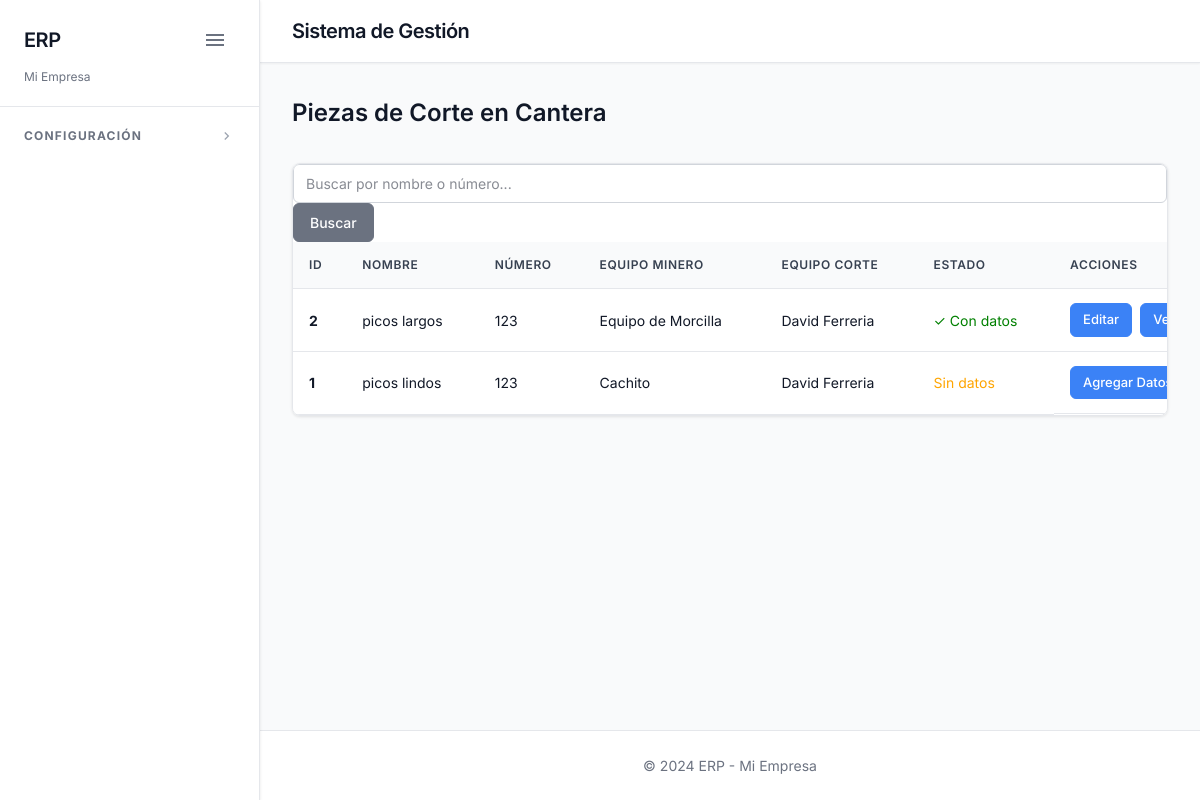
The page /piezas-corte-industria/ on the database as committed earlier.
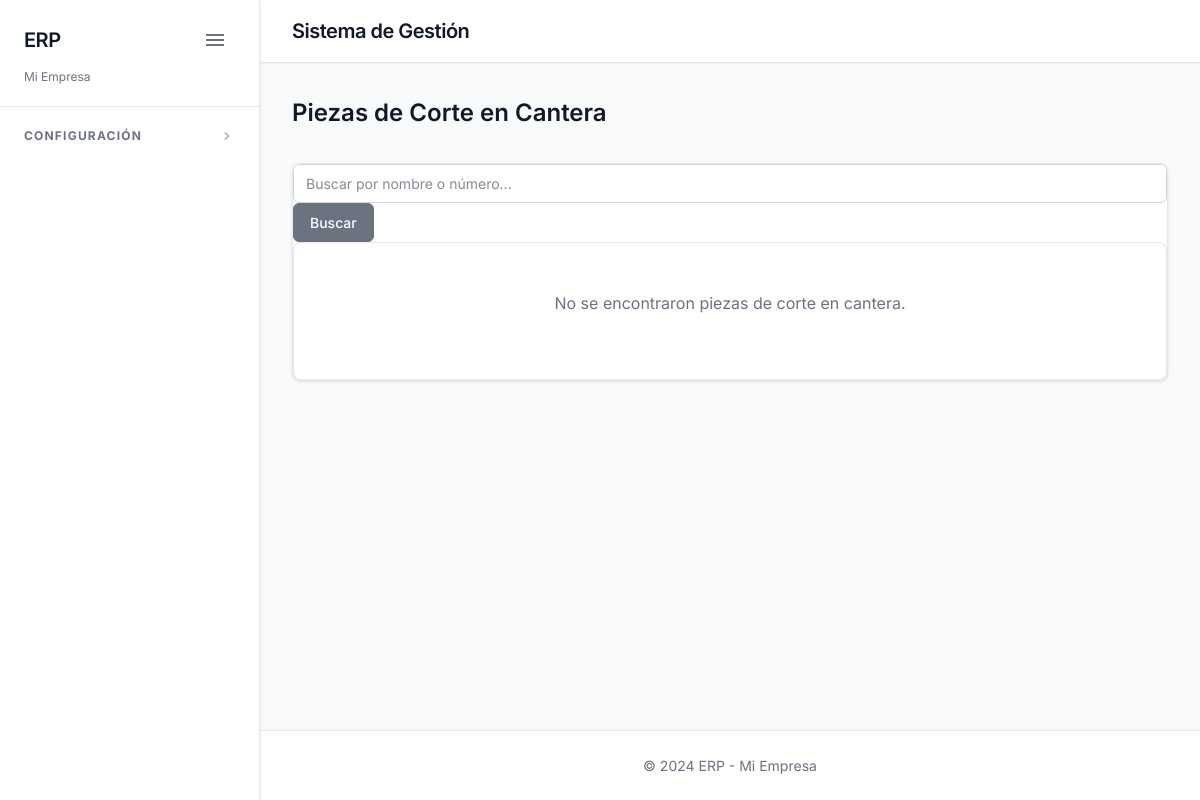
The same page on the database as committed later.
### mineria_le_stage/models.py (models this page shows, shortened)
class PiezasCorteCantera(models.Model):
    id = models.AutoField(
        primary_key=True,
        verbose_name='ID',
    )
    nombre_piedra = models.CharField(
        max_length=200,
        verbose_name='Nombre Piedra',
        blank=True,
    )
    numero = models.CharField(
        max_length=100,
        verbose_name='Número',
        blank=True,
    )
    fecha_extraccion = models.DateField(
        verbose_name='Fecha Extracción',
        null=True,
        blank=True,
    )
    equipo_minero = models.ForeignKey(
        Equipo,
        on_delete=models.PROTECT,
        related_name='piezas_corte_cantera_minero',
        verbose_name='Equipo Minero',
        null=True,
        blank=True,
    )
    equipo_corte = models.ForeignKey(
        EquipoCorte,
        on_delete=models.PROTECT,
        related_name='piezas_corte_cantera_corte',
        verbose_name='Equipo de Corte',
        null=True,
        blank=True,
    )
    kilos_en_cantera = models.DecimalField(
        max_digits=15,
        decimal_places=2,
        default=0,
        verbose_name='Kilos en Cantera',
    )
    valuacion_cantera = models.DecimalField(
        max_digits=15,
        decimal_places=2,
        default=0,
        verbose_name='Valuación Cantera',
    )
    porcentaje_valuacion_corte = models.DecimalField(
        max_digits=5,
        decimal_places=2,
        default=0,
        verbose_name='% de Valuación para Equipo de Corte',
        help_text='Porcentaje (ej: 15.50 para 15.5%)',
    )
    ganancia_equipo_corte = models.DecimalField(
        max_digits=15,
        decimal_places=2,
        default=0,
        verbose_name='Ganancia Equipo de Corte',
    )
    fecha_industria = models.DateField(
        verbose_name='Fecha Industria',
        null=True,
        blank=True,
    )
    kilos_recepcion_industria = models.DecimalField(
        max_digits=15,
        decimal_places=2,
        default=0,
        verbose_name='Kilos en Recepción Industria',
    )
    tipo_piedra = models.CharField(
        max_length=200,
        choices=[('Ágata', 'Ágata'), ('Amatista', 'Amatista')],
        verbose_name='Tipo de Piedra',
        blank=True,
    )
    tipo_proceso = models.ForeignKey(
        'industria_le_stage.TipoPulidoPiezas',
        on_delete=models.PROTECT,
        related_name='piezas_corte_cantera',
        verbose_name='Tipos de Pulido Piezas',
        null=True,
        blank=True,
    )
    kilos_despues_tallado = models.DecimalField(
        max_digits=15,
        decimal_places=2,
        default=0,
        verbose_name='Kilos después del Tallado',
    )
    precio_por_kilo_tallado = models.DecimalField(
        max_digits=15,
        decimal_places=2,
        default=0,
        verbose_name='Precio por Kilo de Tallado',
    )
    pulido_por_kilo = models.DecimalField(
        max_digits=15,
        decimal_places=2,
        default=0,
        verbose_name='Pulido por Kilo',
    )
    extra_carlos = models.CharField(
        max_length=200,
        verbose_name='Extra Carlos',
        blank=True,
    )
    fecha_creacion = models.DateTimeField(
        auto_now_add=True,
        verbose_name='Fecha de Creación',
    )
    fecha_modificacion = models.DateTimeField(
        auto_now=True,
        verbose_name='Fecha de Modificación',
    )
    class Meta:
        verbose_name = 'Pieza Corte Cantera'
        verbose_name_plural = 'Piezas Corte Cantera'
        ordering = ['-fecha_creacion']
        db_table = 'mineria_piezas_corte_cantera'

class Equipo(models.Model):
    id_equipo = models.AutoField(
        primary_key=True,
        verbose_name='ID Equipo',
        db_column='id_equipo',
    )
    nombre_equipo = models.CharField(
        max_length=200,
        verbose_name='Nombre Equipo',
    )
    responsable = models.CharField(
        max_length=200,
        verbose_name='Responsable',
    )
    class Meta:
        verbose_name = 'Equipo'
        verbose_name_plural = 'Equipos'
        ordering = ['nombre_equipo']
        db_table = 'mineria_equipos'

class EquipoCorte(models.Model):
    id_equipo = models.AutoField(
        primary_key=True,
        verbose_name='ID Equipo',
        db_column='id_equipo',
    )
    nombre_equipo = models.CharField(
        max_length=200,
        verbose_name='Nombre Equipo',
    )
    responsable = models.CharField(
        max_length=200,
        verbose_name='Responsable',
    )
    class Meta:
        verbose_name = 'Equipo Corte'
        verbose_name_plural = 'Equipos Corte'
        ordering = ['nombre_equipo']
        db_table = 'mineria_equipos_corte'

### industria_le_stage/views.py (the view)
# urls.py: path('piezas-corte-industria/', views.lista_piezas_corte_cantera_industria, name='lista_piezas_corte_cantera_industria'),
def lista_piezas_corte_cantera_industria(request):
    piezas = PiezasCorteCantera.objects.all().select_related('equipo_minero', 'equipo_corte', 'tipo_proceso').order_by('-fecha_creacion')
    busqueda = request.GET.get('busqueda', '')
    if busqueda:
        piezas = piezas.filter(
            nombre_piedra__icontains=busqueda
        ) | piezas.filter(
            numero__icontains=busqueda
        )
    paginator = Paginator(piezas, 15)
    page_number = request.GET.get('page')
    page_obj = paginator.get_page(page_number)
    piezas_con_formularios = []
    for pieza in page_obj:
        form = PiezasCorteCanteraFormIndustria(instance=pieza)
        tiene_datos_industria = any([
            pieza.fecha_industria,
            pieza.kilos_recepcion_industria > 0,
            pieza.tipo_piedra,
            pieza.tipo_proceso,
            pieza.kilos_despues_tallado > 0,
            pieza.precio_por_kilo_tallado > 0,
            pieza.pulido_por_kilo > 0,
            pieza.extra_carlos,
        ])
        piezas_con_formularios.append({
            'pieza': pieza,
            'form': form,
            'tiene_datos_industria': tiene_datos_industria,
        })
    context = {
        'piezas_con_formularios': piezas_con_formularios,
        'piezas': page_obj,
        'busqueda': busqueda,
        'empresa_nombre': EMPRESA_NOMBRE,
        'titulo': 'Piezas de Corte en Cantera',
    }
    return render(request, 'industria_le_stage/piezas_corte_cantera/lista_piezas_corte_cantera_industria.html', context)

### erp_demo/context_processors.py (called while the page is built)
def empresa_context(request):
    return {
        'empresa_nombre': EMPRESA_NOMBRE,
    }

### industria_le_stage/models.py (called while the page is built)
    def __str__(self):
        return self.nombre

### industria_le_stage/templates/industria_le_stage/piezas_corte_cantera/lista_piezas_corte_cantera_industria.html (shortened to what this page needs)
{% extends 'clientes/base.html' %}
{% block content %}
<div class="page-header">
    <h2>{{ titulo }}</h2>
</div>
<div class="table-container">
    <div class="search-bar">
        <form method="get" class="search-form">
            <input type="text" name="busqueda" value="{{ busqueda }}" placeholder="Buscar por nombre o número..." class="form-control">
            <button type="submit" class="btn btn-secondary">Buscar</button>
        </form>
    </div>
    {% if piezas_con_formularios %}
        <table class="table">
            <thead>
                <tr>
                    <th>ID</th>
                    <th>Nombre</th>
                    <th>Número</th>
                    <th>Equipo Minero</th>
                    <th>Equipo Corte</th>
                    <th>Estado</th>
                    <th>Acciones</th>
                </tr>
            </thead>
            <tbody>
                {% for item in piezas_con_formularios %}
                <tr>
                    <td><strong>{{ item.pieza.id }}</strong></td>
                    <td>{{ item.pieza.nombre_piedra|default:"-" }}</td>
                    <td>{{ item.pieza.numero|default:"-" }}</td>
                    <td>{{ item.pieza.equipo_minero.nombre_equipo|default:"-" }}</td>
                    <td>{{ item.pieza.equipo_corte.nombre_equipo|default:"-" }}</td>
                    <td>
                        {% if item.tiene_datos_industria %}
                            <span style="color: green;">✓ Con datos</span>
                        {% else %}
                            <span style="color: orange;">Sin datos</span>
                        {% endif %}
                    </td>
                    <td class="actions">
                        <button type="button" class="btn btn-sm btn-primary" onclick="toggleForm({{ item.pieza.id }})">
                            {% if item.tiene_datos_industria %}Editar{% else %}Agregar Datos{% endif %}
                        </button>
                        <a href="{% url 'industria_le_stage:detalle_pieza_corte_cantera_industria' item.pieza.id %}" class="btn btn-sm btn-info">Ver</a>
                    </td>
                </tr>
                {% endfor %}
            </tbody>
        </table>
    {% else %}
        <div class="empty-state">
            <p>No se encontraron piezas de corte en cantera.</p>
        </div>
    {% endif %}
</div>
{% endblock %}

Rows that differ between the two databases and show on the page:
removed PiezasCorteCantera: pieza.id "2", pieza.nombre_piedra "picos largos", pieza.numero "123", pieza.equipo_minero.nombre_equipo "Equipo de Morcilla", pieza.equipo_corte.nombre_equipo "David Ferreria", shows "✓ Con datos", shows "Editar"
removed PiezasCorteCantera: pieza.id "1", pieza.nombre_piedra "picos lindos", pieza.numero "123", pieza.equipo_minero.nombre_equipo "Cachito", pieza.equipo_corte.nombre_equipo "David Ferreria", shows "Sin datos", shows "Agregar…"
Other text that changed with them:
text no longer shown: "ID NOMBRE NÚMERO EQUIPO MINERO EQUIPO CORTE ESTADO ACCIONES"
text now shown: "No se encontraron piezas de corte en cantera."
